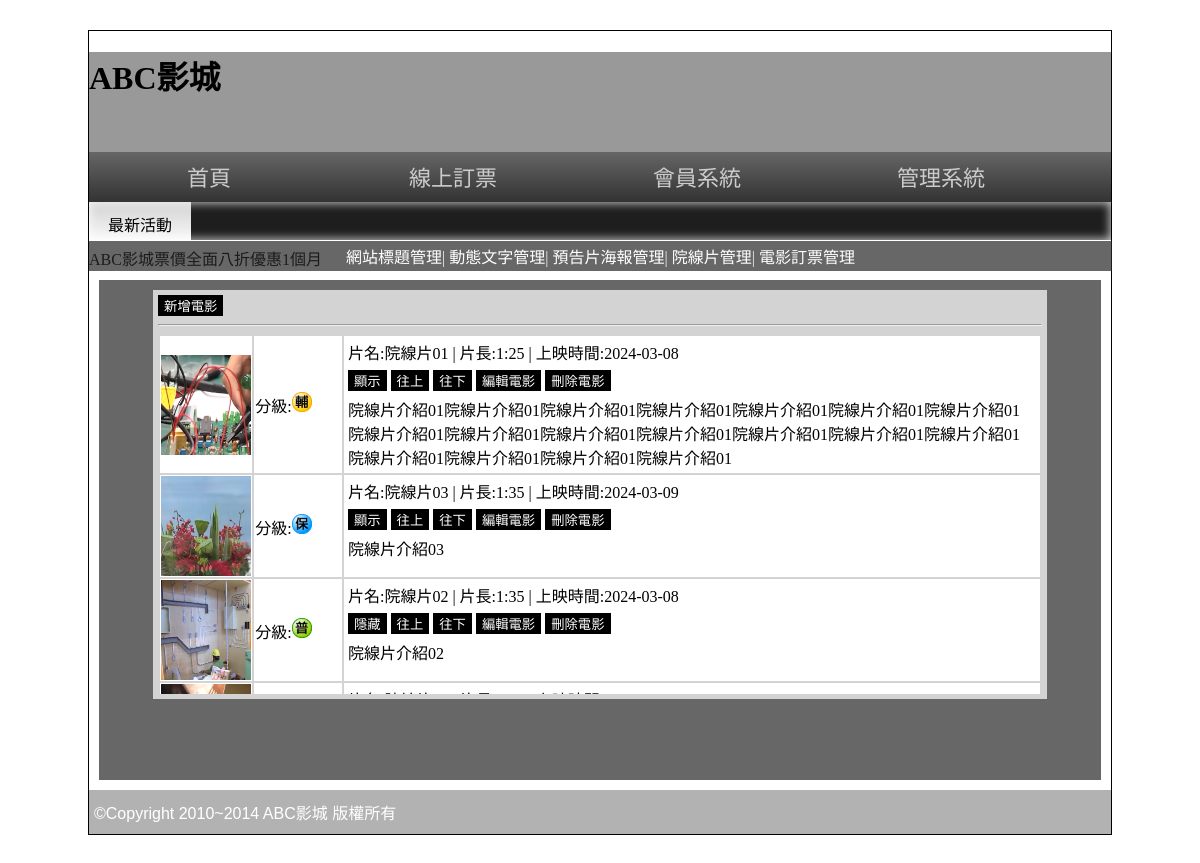
Before: /admin.php?do=movie with the older database file.
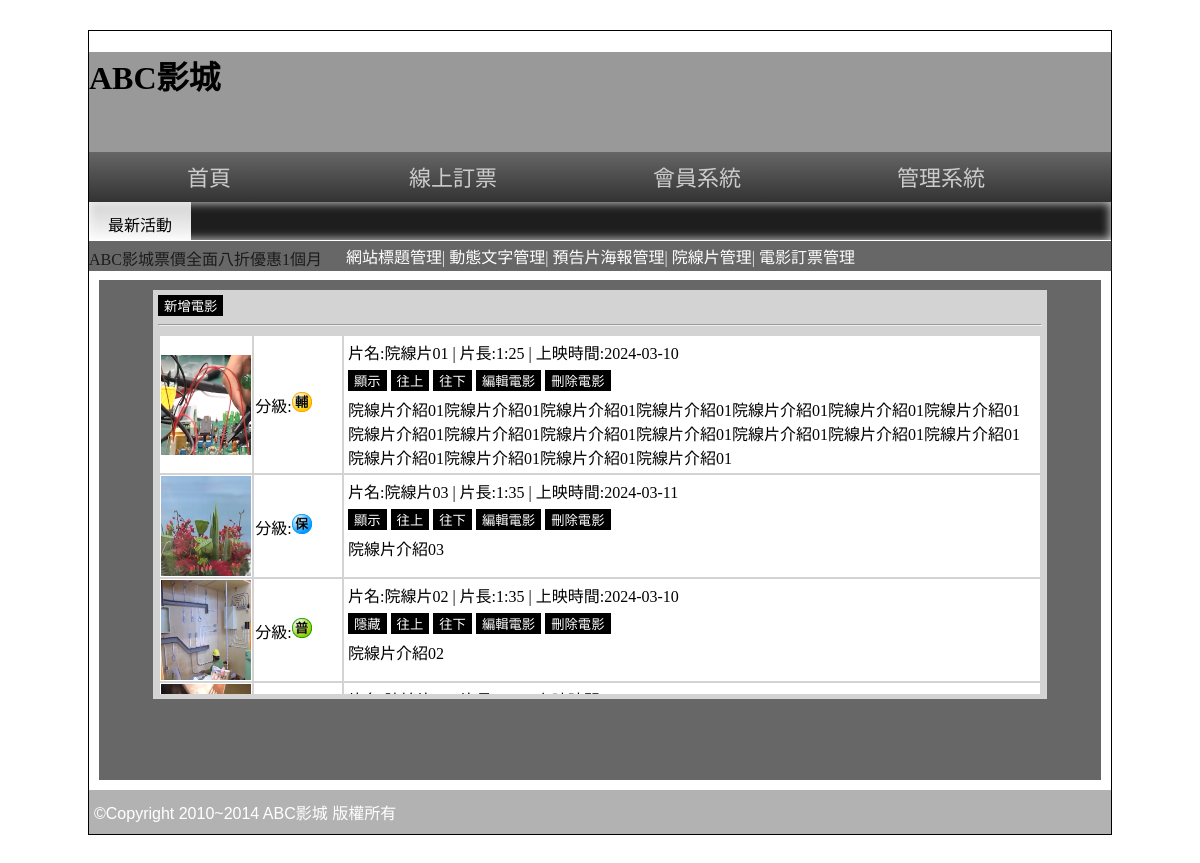
After: the same page with the newer database file.
### tables this page shows
CREATE TABLE `movie` (
  `id` int(10) UNSIGNED NOT NULL,
  `name` text NOT NULL,
  `level` int(2) UNSIGNED NOT NULL,
  `length` text NOT NULL,
  `date` date NOT NULL,
  `publish` text NOT NULL,
  `director` text NOT NULL,
  `movie` text NOT NULL,
  `poster` text NOT NULL,
  `intro` text NOT NULL,
  `display` int(1) UNSIGNED NOT NULL,
  `no` int(10) UNSIGNED NOT NULL
);

CREATE TABLE `level` (
  `id` int(2) UNSIGNED NOT NULL,
  `text` text NOT NULL,
  `img` text NOT NULL
);

### api/db.php (called while the page is built, shortened)
<?php
class myDB{
    private $host = "localhost";
    private $charset = "utf8";
    private $dbname = "db15_3";
    private $user = "root";
    private $password = "";
    private $table;
    function __construct($table){
        $this->table = $table;
    }
    function dbLogin(){
        $dsn = "mysql:host=$this->host; charset=$this->charset; dbname=$this->dbname;";
        return new PDO($dsn, $this->user, $this->password);
    }
    function getTargetSet($target, $sep){
        $targetSet = [];
        foreach($target as $key=>$value){
            $str = "`$key`='$value'";
            array_push($targetSet, $str);
        }
        return join($sep, $targetSet);
    }
    function search($target){
        $pdo = $this->dbLogin();
        $targetSet = $this->getTargetSet($target, "&&");
        $sql = "select * from `$this->table` where $targetSet";
        return $pdo->query($sql)->fetch(PDO::FETCH_ASSOC);
    }
    function searchAll($target=[], $option=""){
        $pdo = $this->dbLogin();
        $sql = "select * from `$this->table`";
        if(strlen($option) > 0) $sql = "$sql $option";
        return $pdo->query($sql)->fetchAll(PDO::FETCH_ASSOC);
    }
}
?>

### back/movie.php (the view, shortened to what this page needs)
<div class="rb" style="padding: 10px; width: 98%; height: 480px;">
    <div class="ts lg" style="padding: 5px;">
        <div><button onclick="location.href='?do=add_movie'">新增電影</button></div>
        <hr>
        <div class="movie-list">
            <table class="all">
                <?php
                $movies = $Movie->searchAll([], "order by `no` asc");
                foreach($movies as $index=>$movie){
                    $level = $Level->search(['id'=>$movie['level']]);
                ?>
                <tr style="border: 2px solid black; background-color: white;">
                    <td style="width: 10%;"><img src="./img/<?=$movie['poster']?>" style="height: 100px;"></td>
                    <td style="width: 10%;">
                        <span style="margin: auto;">分級:<img src="./icon/<?=$level['img']?>" style="width: 20px;"></span>
                    </td>
                    <td class="movie-info">
                        <div>
                            片名:<?=$movie['name']?> | 片長:<?=$movie['length']?> | 上映時間:<?=$movie['date']?>
                        </div>
                        <div>
                            <button class="display-btn" data-id="<?=$movie['id']?>"><?=$movie['display']==1?"隱藏":"顯示"?></button>
                            <button class="switch-btn" data-id="<?=$movie['id']?>" data-target="<?=$index==0?$movies[0]['id']:$movies[$index-1]['id']?>">往上</button>
                            <button class="switch-btn" data-id="<?=$movie['id']?>" data-target="<?=$index==(count($movies)-1)?$movies[count($movies)-1]['id']:$movies[$index+1]['id']?>">往下</button>
                            <button onclick="location.href='?do=edit_movie&id=<?=$movie['id']?>'">編輯電影</button>
                            <button class="del-btn" data-id="<?=$movie['id']?>">刪除電影</button>
                        </div>
                        <div><?=$movie['intro']?></div>
                    </td>
                </tr>
                <?php
                }
                ?>
            </table>
        </div>
    </div>
</div>

### admin.php (shortened to what this page needs)
<?php
include_once "./api/db.php";
?>
<!DOCTYPE html PUBLIC "-//W3C//DTD XHTML 1.0 Transitional//EN" "http://www.w3.org/TR/xhtml1/DTD/xhtml1-transitional.dtd">
<html xmlns="http://www.w3.org/1999/xhtml">
<head>
  <link rel="stylesheet" href="./css/css.css">
  <link href="./css/s2.css" rel="stylesheet" type="text/css">
</head>
<body>
  <div id="main">
    <div id="top" style=" background:#999 center; background-size:cover; " title="替代文字">
      <h1>ABC影城</h1>
    </div>
    <div id="top2"> <a href="./index.php">首頁</a> <a href="./index.php?do=order">線上訂票</a> <a href="#">會員系統</a> <a href="./admin.php">管理系統</a> </div>
    <div id="text"> <span class="ct">最新活動</span>
      <marquee direction="right">
        ABC影城票價全面八折優惠1個月
      </marquee>
    </div>
    <div id="mm">
      <div class="ct a rb" style="position:relative; width:101.5%; left:-1%; padding:3px; top:-9px;">
        <a href="?do=">網站標題管理</a>|
        <a href="?do=">動態文字管理</a>|
        <a href="?do=poster">預告片海報管理</a>|
        <a href="?do=movie">院線片管理</a>|
        <a href="?do=order">電影訂票管理</a>
      </div>
      <?php
      $do = (isset($_GET['do']) ? $_GET['do'] : "main");
      $file = "./back/$do.php";
      if (file_exists($file)) include $file;
      else include "./back/main.php";
      ?>
    </div>
    <div id="bo"> ©Copyright 2010~2014 ABC影城 版權所有 </div>
  </div>
</body>
</html>

### css/css.css (style rules this page uses)
body { background:url(../icon/b.png); font-family:微軟正黑體; }
input[type='button'],input[type='submit'],input[type='reset'],button,.button { background:#000; color:#fff; border:none; cursor:pointer; text-decoration:none; }
#main { width:1022px; min-height:766px; border:#000 1px solid; margin:30px auto 10px auto; }
#top { display:block; height:100px; }
#top2 { display:block; height:50px; background: -webkit-linear-gradient(top,#666,#333); background: -ms-linear-gradient(top,#666,#333); background: -moz-linear-gradient(top,#666,#333); background: linear-gradient(top,#666,#333); }
#top2 a { display:inline-block; width:200px; padding:12px 20px 12px 20px; text-align:center; color:#ccc; text-decoration:none; font:normal 22px/26px Open Sans,'微軟正黑體'; transition:all ease-in .3s; }
#text { display:block; height:38px; box-shadow:#CCC 0px 0px 10px 1px inset; background-color: #1e1e1e; }
#text span { width:10%; display:inline-block; padding:10px 0px 10px 0px; vertical-align:top; background: -ms-linear-gradient(top,rgba(255,255,255,0.8),rgba(255,255,255,1)); background: -webkit-linear-gradient(top,rgba(255,255,255,0.8),rgba(255,255,255,1)); background: -moz-linear-gradient(top,rgba(255,255,255,0.8),rgba(255,255,255,1)); background: linear-gradient(top,rgba(255,255,255,0.8),rgba(255,255,255,1)); }
#mm { padding:10px; min-height:520px; }
#bo { padding:10px 5px 10px 5px; min-height:20px; display:block; color:#FFF; font-family:Arial, Helvetica, sans-serif,'微軟正黑體'; font-weight:500; background:rgba(0,0,0,0.3); }
.ct { text-align:center; }
.all { width: 100%; }
.rb { background:rgba(39,39,39,0.7); color:rgba(255,255,255,0.9); }
.ts { width:90%; margin-left:auto; margin-right:auto; }
.a a { color:#FFF; text-decoration:none; }
.lg { background-color: lightgray; }

### back/movie.php (style rules this page uses)
.movie-list { width: 100%; height: 360px; overflow-y: auto; color: black; }
.movie-info { display: flex; flex-direction: column; flex-grow: 1; }
.movie-info>div { padding: 3px; }

Changed rows visible on the page:
changed movie "院線片01": date "2024-03-08" → "2024-03-10"
changed movie "院線片03": date "2024-03-09" → "2024-03-11"
changed movie "院線片02": date "2024-03-08" → "2024-03-10"
